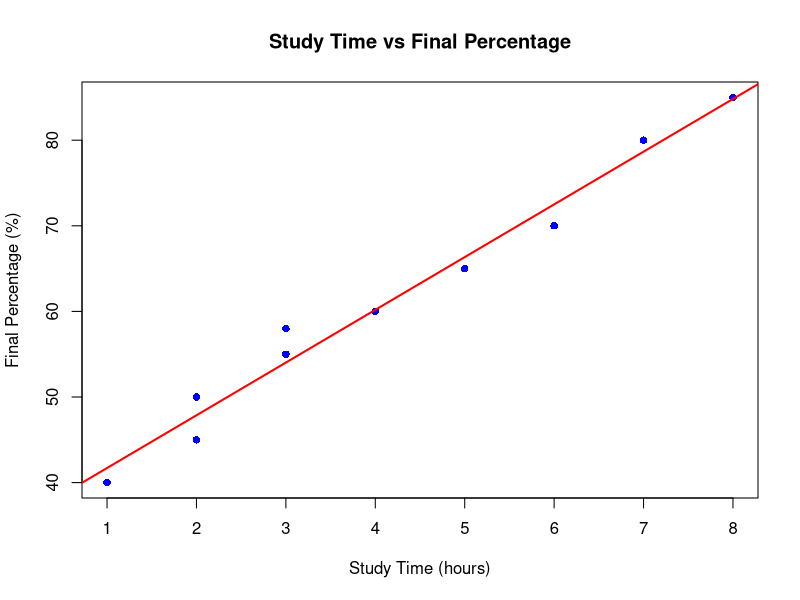

Generate this figure with R:
# Input the data
study_time <- c(2, 3, 4, 5, 1, 6, 2, 7, 8, 3) # Study time in hours
final_percentage <- c(50, 55, 60, 65, 40, 70, 45, 80, 85, 58) # Final percentage of marks

# Create a data frame
data <- data.frame(study_time, final_percentage)

# Fit a linear regression model
model <- lm(final_percentage ~ study_time, data = data)

# Display the summary of the model
summary(model)

# Predict the final percentage for a student who studies for 5 hours daily
predicted_percentage <- predict(model, data.frame(study_time = 5))

# Print the prediction
cat("The predicted final percentage for a student who studies 5 hours daily is:", predicted_percentage, "%\n")

# Plot the data and regression line
plot(data$study_time, data$final_percentage, 
     main = "Study Time vs Final Percentage", 
     xlab = "Study Time (hours)", 
     ylab = "Final Percentage (%)",
     pch = 16, col = "blue")
abline(model, col = "red", lwd = 2)
